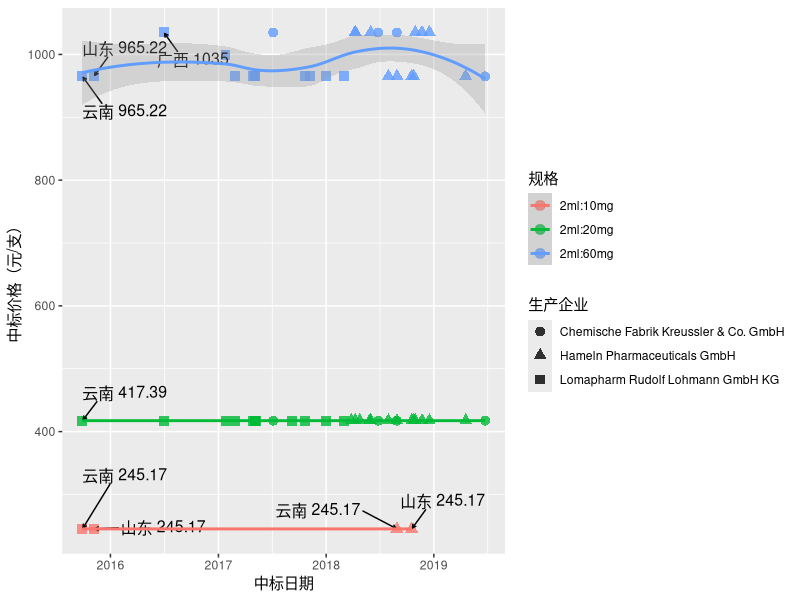

Source code (R):
## ---- chunk 1
# 聚多卡醇中标信息分析

library(openxlsx)
library(ggplot2)
library(dplyr)
library(ggrepel)

data <- read.xlsx("jdkczbxx.xlsx", colNames = TRUE)  # 聚多卡醇中标信息查询
colnames(data) <- c('genname', 'brandname', 'dosageForm', 'specification', 'bzzhb',
                    'unit', 'price', 'zlcc', 'manufacturer', 'biddingEnterprise',
                    'provice', 'date', 'remarks', 'source') 
# as.Date(data$date, origin = '1899-12-30')  # 为什么不是1970-01-01？

# windows()
# x11()
ggplot(data, aes(x = as.Date(data$date, origin = '1899-12-30'), 
                 y = price/bzzhb, colour = specification)) +
  geom_point(aes(shape = manufacturer),size = 3, alpha = 0.8) +
  geom_text_repel(aes(label = paste(provice, price/bzzhb)), size = 4, colour = "black",
                  arrow = arrow(length = unit(0.008, "npc")),
                  box.padding = 1) +
  geom_smooth(aes(group = specification, colour = specification), alpha = 0.3) +
  xlab("中标日期") +
  ylab("中标价格（元/支）") +
  scale_shape_discrete('生产企业') +
  scale_colour_discrete('规格')
